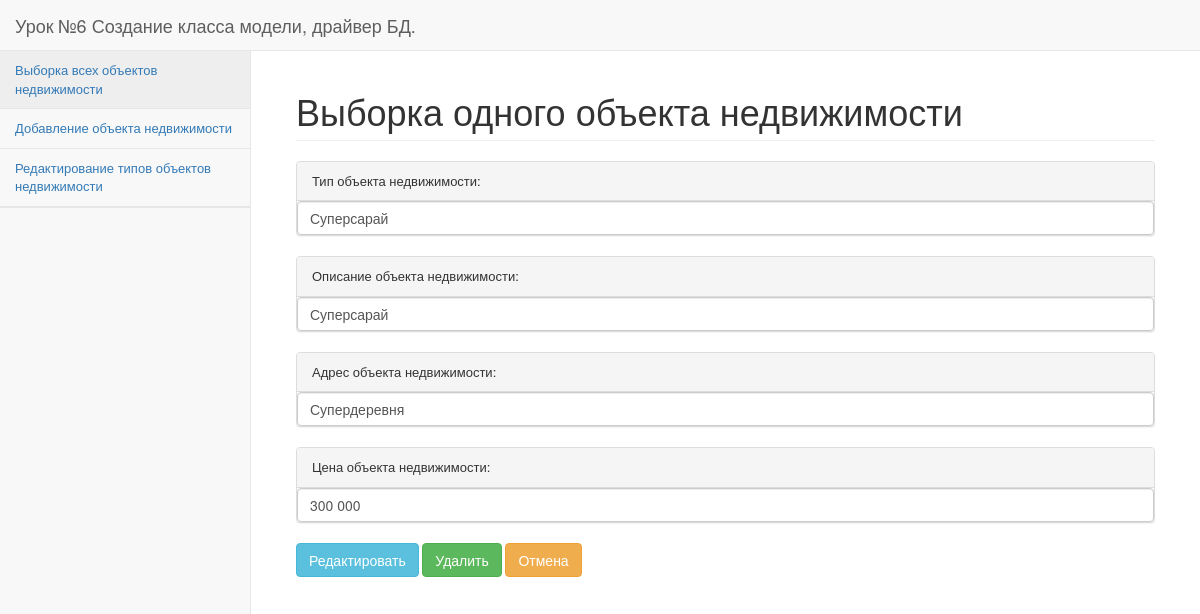
/index.php?redirect=one_line&id=63, run on the app's committed database.
### tables this page shows
CREATE TABLE IF NOT EXISTS `realty_type` (
  `id` int(10) unsigned NOT NULL AUTO_INCREMENT,
  `title` varchar(255) NOT NULL,
  PRIMARY KEY (`id`),
  UNIQUE KEY `type_id_3` (`id`),
  KEY `type_id` (`id`),
  KEY `type_id_2` (`id`)
);

CREATE TABLE IF NOT EXISTS `realty` (
  `id` int(10) unsigned NOT NULL AUTO_INCREMENT,
  `type_id` int(10) unsigned NOT NULL,
  `title` varchar(10000) NOT NULL,
  `address` varchar(1023) NOT NULL,
  `price` int(10) unsigned NOT NULL,
  PRIMARY KEY (`id`),
  UNIQUE KEY `id` (`id`),
  KEY `type_id` (`type_id`)
);

### functions.php (called while the page is built, shortened)
<?php
function render($view_name, $data = [], $realty_types =[], $with_layout = true)
{
    require_once("teamplates/$view_name.php");
    $content = ob_get_contents();
    if ($with_layout)
    {
        require_once("teamplates/layout/index.php");
        $content = ob_get_contents();
    }
    return $content;
}

### controller/controller_realty.php (called while the page is built, shortened)
<?
class ControllerRealty
{
	public static function one_line_controller()
	{
		$id = $_GET['id'];
		$realty = new Realty($id);
		return render("one_object_content",['realty' => $realty]);
	}
}

### model/function_realty.php (called while the page is built, shortened)
<?
class Realty extends Model
{
    public static function tableName()
    {
        return 'realty';
    }
	 public function one($id)
    {
        $result = parent::one($id);
        $this->load([],true);
        return $result;
    }
	public function load($data = array(),$with_relations = false)
		{
			$result = parent::load($data);
			if ($with_relations)
			{
				if ($this->type_id !== NULL) {
					$this->relations['type'] = new RealtyType($this->type_id);
				}
			}
			return $result;
		}
}

### system/model.class.php (called while the page is built, shortened)
<?
class Model
{
    protected static $fields = array();
    protected static $db = NULL;
    protected $data = array();
    protected $relations = array();
	public function __construct($id = NULL)
    {
        if (static::$fields === array())
        {
			static::init_fields();
        }
        if ($id !== NULL)
        {
            $id = (int) $id;
            if ($this->one($id))
            {
                $this->is_loaded_from_db = true;
            }
            else
            {
            }
        }
        else
        {
            $this->is_loaded_from_db = false;
        }
	}
	    public function __get($field)
    {
        if ((!in_array($field, static::$fields))&&(!in_array($field, $this->get_relation_fields())))
        {
            return self::FIELD_NOT_EXIST;
        }
        else
        {
            if (isset($this->data[$field]))
            {
                return $this->data[$field];
            }
            else
            {
                if (isset($this->relations[$field]))
                {
                    return $this->relations[$field];
                }
                else
                {
                    return NULL;
                }
            }
        }
    }
	protected static function get_db()
    {
        if (self::$db === NULL)
        {
            include("model/db.php");
            self::$db = $link;
        }
        return self::$db;
    }
	protected function get_relation_fields()
    {
        return array_keys($this->relations);
    }
	public function one($id)
    {
        $query = "SELECT * FROM `".static::tableName()."` WHERE `id` = '{$id}'";
        $result = mysqli_query(self::get_db(),$query);
        if ($row = mysqli_fetch_assoc($result))
        {
            return $this->load($row);
        }
        else
        {
            return false;
        }
    }
	public function load($data = array())
    {
        foreach($data as $k => $v)
        {
            if (!in_array($k, static::$fields))
            {
                return self::FIELD_NOT_EXIST;
            }
            else
            {
                $this->data[$k] = $v;
            }
        }
        return true;
    }
	protected static function init_fields()
    {
        $query = "DESCRIBE `".static::tableName()."`";
        $result = mysqli_query(self::get_db(),$query);
        while($row = mysqli_fetch_assoc($result))
        {
            static::$fields[] = $row['Field'];
            if (strpos($row['Type'],'('))
            {
                $pie = explode('(',$row['Type'],2);
                $row['Type'] = $pie[0];
            }
        }
    }
}

### model/function_realty_type.php (called while the page is built, shortened)
<?
class RealtyType  extends Model
{
    public static function tableName()
    {
        return 'realty_type';
	}
}

### teamplates/one_object_content.php (the view)
<div id="page-wrapper">
    <div class="container-fluid">
        <div class="row">
            <div class="col-lg-12">
                <h1 class="page-header">Выборка одного объекта недвижимости</h1>
                <div class="panel panel-default">
                    <div class="panel-heading">
                        Тип объекта недвижимости:
                    </div>
                    <span class="form-control"><?= $realty->type->title?></span>
                </div>
                <div class="panel panel-default">
                    <div class="panel-heading">
                        Описание объекта недвижимости:
                    </div>
                    <span class="form-control form-control-my"><?= $realty->title?></span>
                </div>
                <div class="panel panel-default">
                    <div class="panel-heading">
                        Адрес объекта недвижимости:
                    </div>
                    <span class="form-control"><?= $realty->address?></span>
                </div>
                <div class="panel panel-default">
                    <div class="panel-heading">
                        Цена объекта недвижимости:
                    </div>
                    <span class="form-control"><?= number_format($realty->price,0,' ',' ')?></span>
                </div>
                <form method="POST">
                    <p>
                        <input class="btn btn-info" type="submit" name="edite_object" value="Редактировать">
                        <input class="btn btn-success" type="submit" name="delete_object" value="Удалить">
                        <input class="btn btn-warning" type="submit" name="esc_submit" value="Отмена">
                    </p>
                </form>
            </div>
        </div>
    </div>
</div>

### data on the page
realty_type: title "Суперсарай"
realty: title "Суперсарай", address "Супердеревня", price "300 000"
